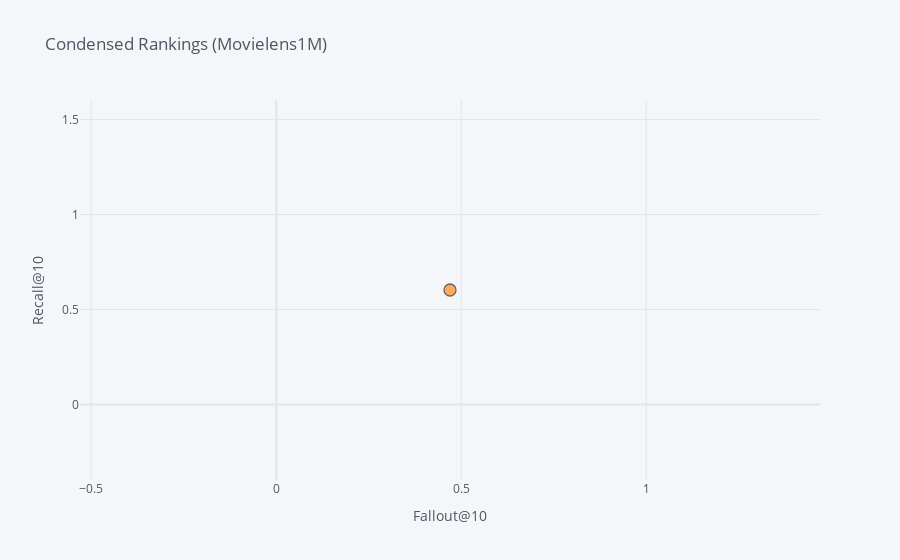

Here is the notebook cell this chart was saved with:
### Code cell
evaluation.iplot(
    x='fallout_c',
    y='recall_c',
    # Specify the category
    categories='algorithm',
    xTitle='Fallout@10',
    yTitle='Recall@10',
    title='Condensed Rankings (Movielens1M)')

### Figure 1 — Plotly figure (JSON) as saved in the notebook; plotly's stock layout.template omitted (floating-point values rounded to 4 significant figures)
{"data": [{"marker": {"color": "rgba(255, 153, 51, 1.0)", "line": {"width": 1.3}, "opacity": 0.8, "size": 12, "symbol": "circle"}, "mode": "markers", "name": "mostpopular", "textfont": {"color": "#4D5663"}, "type": "scatter", "x": [0.4695], "y": [0.6025]}], "layout": {"legend": {"bgcolor": "#F5F6F9", "font": {"color": "#4D5663"}}, "paper_bgcolor": "#F5F6F9", "plot_bgcolor": "#F5F6F9", "title": {"font": {"color": "#4D5663"}, "text": "Condensed Rankings (Movielens1M)"}, "xaxis": {"gridcolor": "#E1E5ED", "showgrid": true, "tickfont": {"color": "#4D5663"}, "title": {"font": {"color": "#4D5663"}, "text": "Fallout@10"}, "zerolinecolor": "#E1E5ED"}, "yaxis": {"gridcolor": "#E1E5ED", "showgrid": true, "tickfont": {"color": "#4D5663"}, "title": {"font": {"color": "#4D5663"}, "text": "Recall@10"}, "zerolinecolor": "#E1E5ED"}}}
